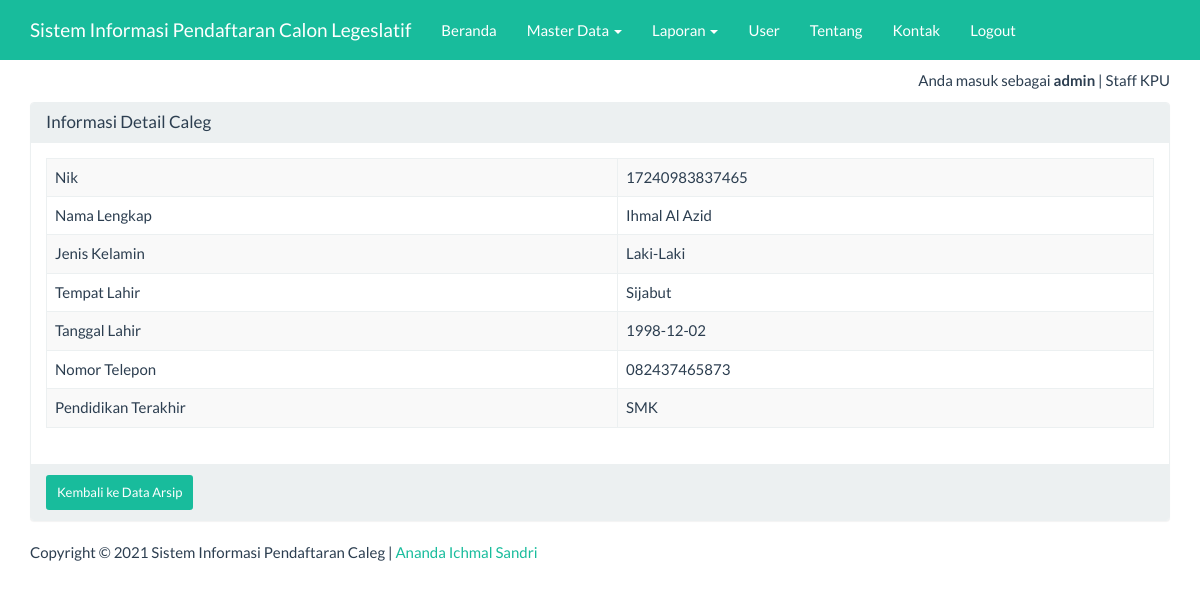
Screenshot of /index_admin.php?page=caleg&actions=detail&id=2 (signed in) with the database file from the repository.
### tables this page shows
CREATE TABLE `tbl_caleg` (
  `id` int(5) NOT NULL,
  `nik` varchar(25) DEFAULT NULL,
  `nama` varchar(25) DEFAULT NULL,
  `tempat_lahir` varchar(25) DEFAULT NULL,
  `tgl_lahir` date DEFAULT NULL,
  `telp` varchar(15) DEFAULT NULL,
  `pendidikan` varchar(255) DEFAULT NULL,
  `jk` varchar(255) DEFAULT NULL
);

### views/caleg_detail.php (the view)
<div class="container">
    <div class="row">
        <div class="col-xs-12">
            <div class="panel panel-default">
                <div class="panel-heading">
                    <h3 class="panel-title">Informasi Detail Caleg</h3>
                </div>
                <div class="panel-body">
                    <?php
                    $sql = "SELECT *FROM tbl_caleg WHERE id ='" . $_GET ['id'] . "'";
                    $query = mysqli_query($koneksi, $sql) or die("SQL Detail error");
                    $data = mysqli_fetch_array($query);
                    ?>
                    <table class="table table-bordered table-striped table-hover">
                        <tr>
                            <td>Nik</td> <td><?= $data['nik'] ?></td>
                        </tr>
                        <tr>
                            <td>Nama Lengkap</td> <td><?= $data['nama'] ?></td>
                        </tr>
                        <tr>
                            <td>Jenis Kelamin</td> <td><?= $data['jk'] ?></td>
                        </tr>
                        <tr>
                            <td>Tempat Lahir</td> <td><?= $data['tempat_lahir'] ?></td>
                        </tr>
                        <tr>
                            <td>Tanggal Lahir</td> <td><?= $data['tgl_lahir'] ?></td>
                        </tr>
                        <tr>
                            <td>Nomor Telepon</td> <td><?= $data['telp'] ?></td>
                        </tr>
                        <tr>
                            <td>Pendidikan Terakhir</td> <td><?= $data['pendidikan'] ?></td>
                        </tr>
                    </table>
                </div>
                <div class="panel-footer">
                    <a href="?page=caleg&actions=tampil" class="btn btn-success btn-sm">
                        Kembali ke Data Arsip </a>
                </div>
            </div>
        </div>
    </div>
</div>

### index_admin.php (style rules this page uses)
body { margin-top:70px; }

### rows the page displays
tbl_caleg: nik "17240983837465", nama "Ihmal Al Azid", jk "Laki-Laki", tempat_lahir "Sijabut", tgl_lahir "1998-12-02", telp "082437465873", pendidikan "SMK"

### other values shown
$_SESSION['username'] "admin"
$_SESSION['ket'] "Staff KPU"
